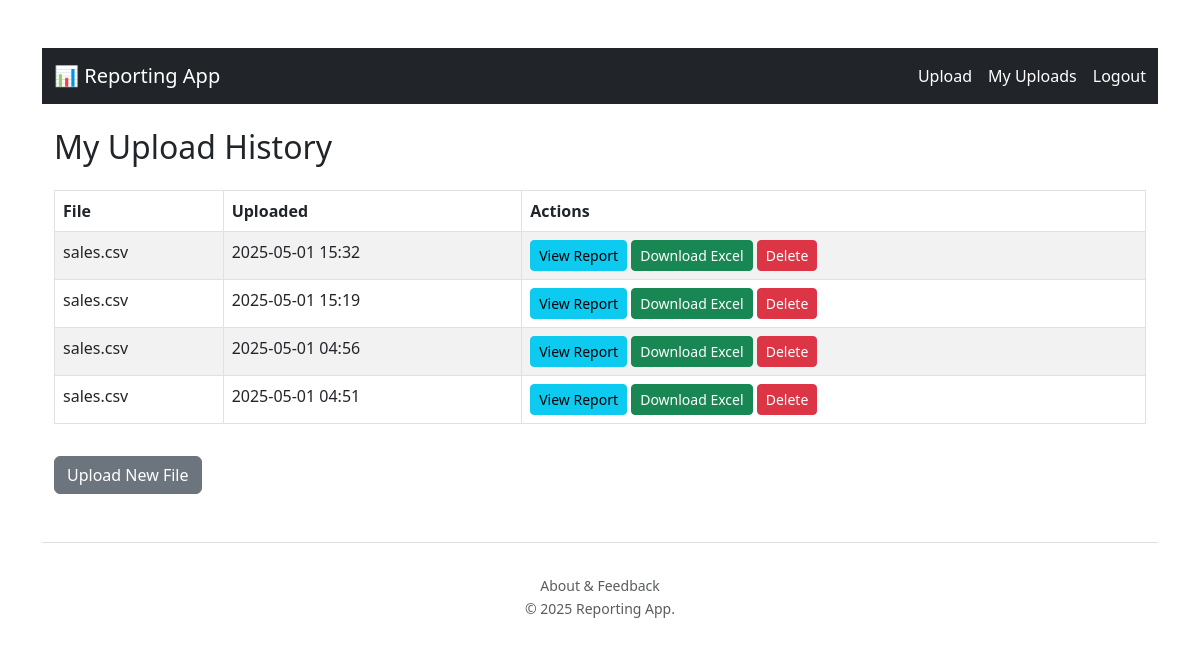
/my-uploads (signed in), run on an earlier commit of the app's database.
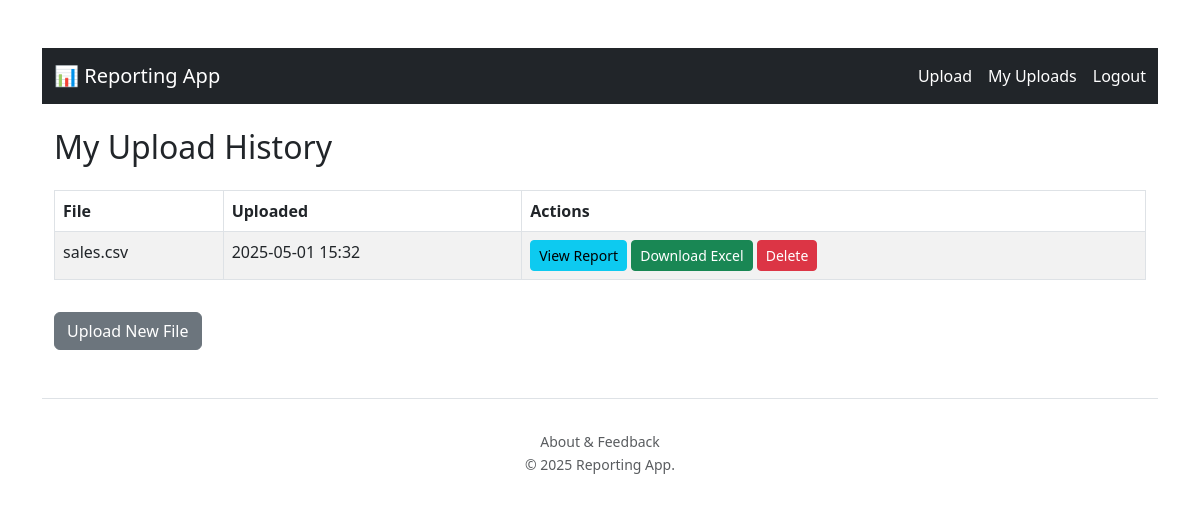
And on a later commit of the database.
### app.py (models this page shows)
class UploadHistory(db.Model):
    id = db.Column(db.Integer, primary_key=True)
    filename = db.Column(db.String(255), nullable=False)
    user_id = db.Column(db.Integer, db.ForeignKey('user.id'))
    upload_time = db.Column(db.DateTime, default=pd.Timestamp.utcnow)

### app.py (the view)
@app.route('/my-uploads')
@login_required
def my_uploads():
    uploads = UploadHistory.query.filter_by(user_id=current_user.id).order_by(UploadHistory.upload_time.desc()).all()
    return render_template('my_uploads.html', uploads=uploads)

### app.py (called while the page is built)
@app.context_processor
def inject_now():
    from datetime import datetime
    return {'current_year': datetime.now().year}

@login_manager.user_loader
def load_user(user_id):
    return User.query.get(int(user_id))

### templates/my_uploads.html (shortened to what this page needs)
<!DOCTYPE html>
<html>
<head>
    <link rel="stylesheet" href="https://cdn.jsdelivr.net/npm/bootstrap@5.3.0/dist/css/bootstrap.min.css">
</head>
<body class="container mt-5">
    {% extends "base.html" %}
    {% block content %}
    <h2 class="mb-4">My Upload History</h2>
    {% if uploads %}
        <table class="table table-bordered table-striped">
            <thead>
                <tr>
                    <th>File</th>
                    <th>Uploaded</th>
                    <th>Actions</th>
                </tr>
            </thead>
            <tbody>
                {% for u in uploads %}
                <tr>
                    <td>{{ u.filename }}</td>
                    <td>{{ u.upload_time.strftime('%Y-%m-%d %H:%M') }}</td>
                    <td>
                        <a href="{{ url_for('upload_success', filename=u.filename) }}" class="btn btn-sm btn-info">View Report</a>
                        <a href="{{ url_for('download_excel', filename=u.filename) }}" class="btn btn-sm btn-success">Download Excel</a>
                        <form action="{{ url_for('delete_upload', upload_id=u.id) }}" method="POST" style="display:inline;" onsubmit="return confirm('Are you sure you want to delete this file?');">
                            <button type="submit" class="btn btn-sm btn-danger">Delete</button>
                        </form>
                    </td>
                </tr>
                {% endfor %}
            </tbody>
        </table>
    {% else %}
        <p>You have no uploads yet.</p>
    {% endif %}
    <a href="/" class="btn btn-secondary mt-3">Upload New File</a>
    {% endblock %}

### templates/base.html (shortened to what this page needs)
<!DOCTYPE html>
<html lang="en">
<head>
    <link rel="stylesheet" href="https://cdn.jsdelivr.net/npm/bootstrap@5.3.0/dist/css/bootstrap.min.css">
</head>
<body>
    <nav class="navbar navbar-expand-lg navbar-dark bg-dark mb-4">
        <div class="container-fluid">
            <a class="navbar-brand" href="{{ url_for('upload_page') }}">📊 Reporting App</a>
            <div class="d-flex">
                <a class="nav-link text-white me-3" href="{{ url_for('upload_page') }}">Upload</a>
                <a class="nav-link text-white me-3" href="{{ url_for('my_uploads') }}">My Uploads</a>
                <a class="nav-link text-white" href="{{ url_for('logout') }}">Logout</a>
            </div>
        </div>
    </nav>
    <div class="container">
        {% block content %}
        {% endblock %}
    </div>
    <footer class="text-center text-muted py-3 mt-5 border-top">
        <small class="d-block mt-3">
            <a href="{{ url_for('about') }}" class="text-muted text-decoration-none">About & Feedback</a>
        </small>
        <small>© {{ current_year }} Reporting App.</small>
    </footer>
</body>
</html>

What changed in the data, as far as the page shows it:
removed UploadHistory: filename "sales.csv", upload_time "2025-05-01 15:19"
removed UploadHistory: filename "sales.csv", upload_time "2025-05-01 04:56"
removed UploadHistory: filename "sales.csv", upload_time "2025-05-01 04:51"
